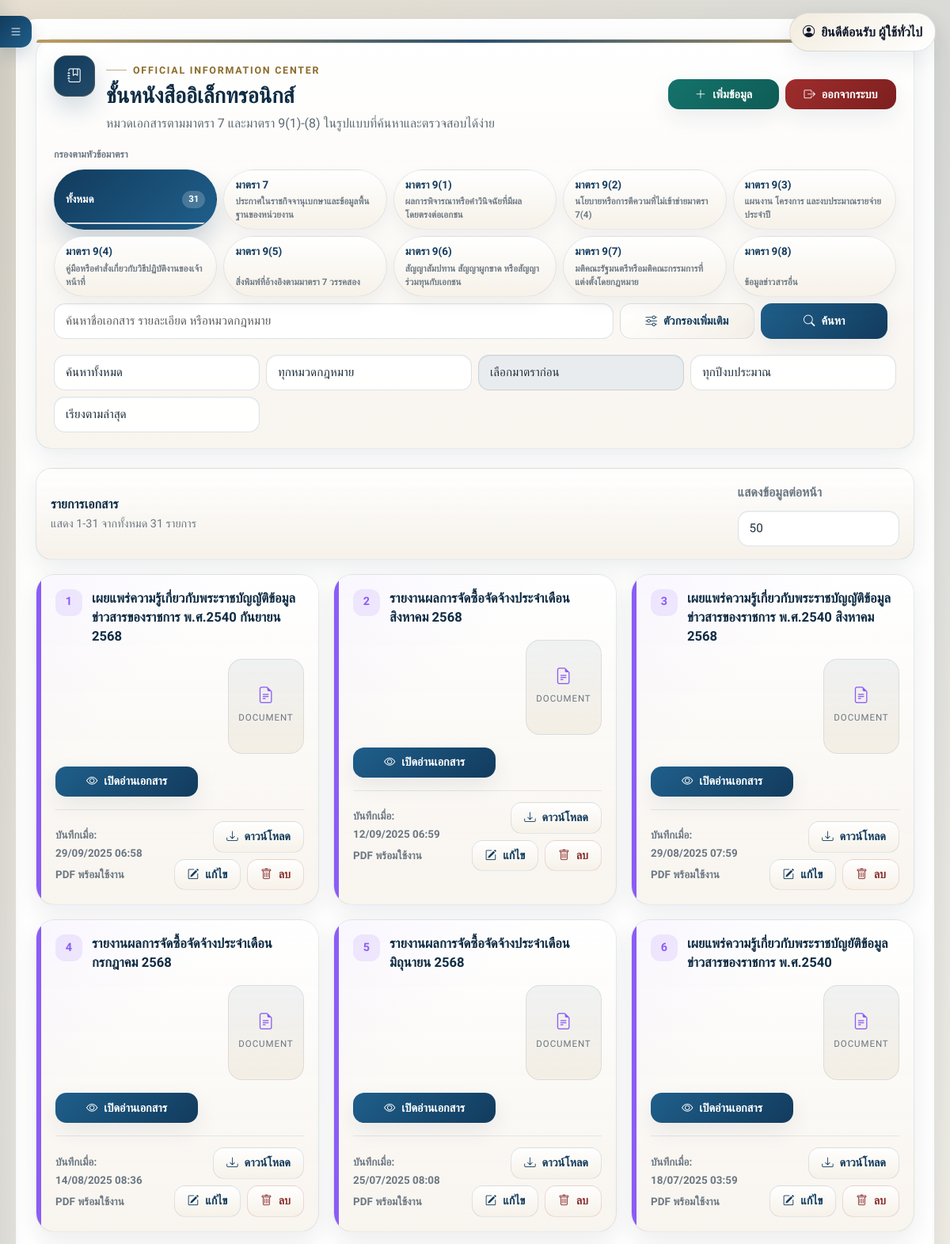
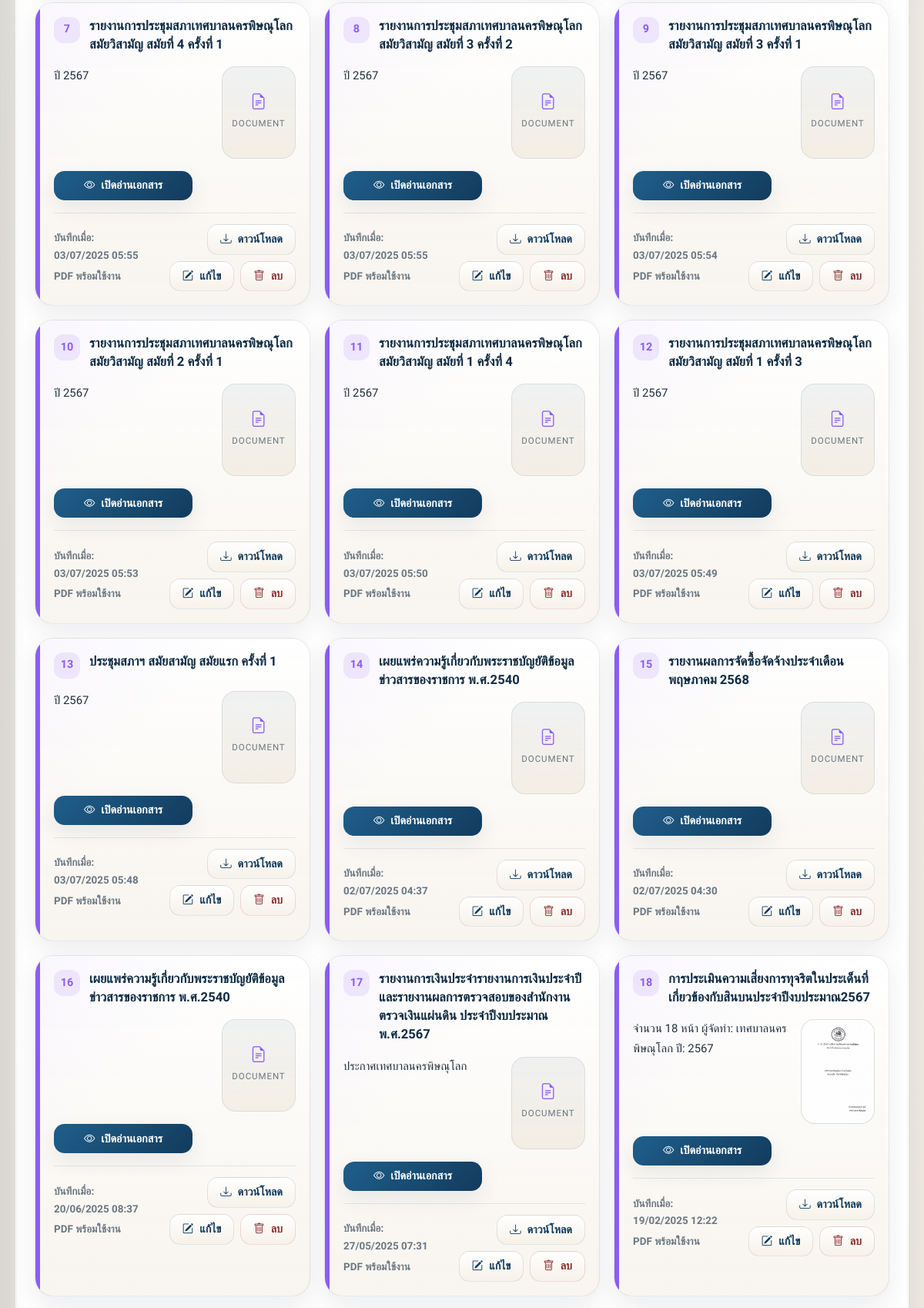
Screenshot of /e-Book.php (signed in, upper part) with the database file from the repository (2 pictures, top to bottom).
### tables this page shows
CREATE TABLE `document_categories` (
  `id` int(11) NOT NULL,
  `code` varchar(80) NOT NULL,
  `reference_label` varchar(60) NOT NULL,
  `title` varchar(255) NOT NULL,
  `description` text DEFAULT NULL,
  `sort_order` int(11) NOT NULL DEFAULT 0,
  `is_active` tinyint(1) NOT NULL DEFAULT 1,
  `created_at` timestamp NOT NULL DEFAULT current_timestamp(),
  `updated_at` timestamp NOT NULL DEFAULT current_timestamp() ON UPDATE current_timestamp()
);

CREATE TABLE `items` (
  `id` int(11) NOT NULL,
  `name` varchar(255) NOT NULL,
  `details` text DEFAULT NULL,
  `category_id` int(11) DEFAULT NULL,
  `subcategory_id` int(11) DEFAULT NULL,
  `fiscal_year` smallint(5) unsigned DEFAULT NULL,
  `document_date` date DEFAULT NULL,
  `image` varchar(255) DEFAULT NULL,
  `pdf_file` varchar(255) DEFAULT NULL,
  `created_at` timestamp NOT NULL DEFAULT current_timestamp(),
  `hidden` tinyint(1) DEFAULT 0,
  `items_backup` int(11) NOT NULL
);

### e-Book.php (the view, shortened to what the rows shown need)
<?php
include 'auth.php';
if (!function_exists('ebook_text_length')) {
    function ebook_text_length(string $text): int
    {
        return function_exists('mb_strlen') ? (int) mb_strlen($text, 'UTF-8') : strlen($text);
    }
}
if (!function_exists('ebook_format_date')) {
    function ebook_format_date(?string $value, bool $includeTime = false): string
    {
        $value = trim((string) $value);
        $timestamp = strtotime($value);
        return $includeTime ? date('d/m/Y H:i', $timestamp) : date('d/m/Y', $timestamp);
    }
}
if (!function_exists('ebook_highlight_html')) {
    function ebook_highlight_html(string $text, string $query, bool $preserveLineBreaks = false): string
    {
        $escapedText = htmlspecialchars($text, ENT_QUOTES, 'UTF-8');
        $query = trim($query);
        return $preserveLineBreaks ? nl2br($escapedText) : $escapedText;
    }
}
$defaultFilterState = [
    'search' => '',
    'search_field' => 'all',
    'category_id' => 0,
    'subcategory_id' => 0,
    'fiscal_year' => 0,
    'sort' => 'latest',
    'items_per_page' => 50,
];
$requestedFilterState = $defaultFilterState;
$itemsPerPage = (int) ($requestedFilterState['items_per_page'] ?? 50);
$page = isset($_GET['page']) ? max(1, (int) $_GET['page']) : 1;
$offset = ($page - 1) * $itemsPerPage;
$search = trim((string) ($requestedFilterState['search'] ?? ''));
$searchField = trim((string) ($requestedFilterState['search_field'] ?? 'all'));
$sort = trim((string) ($requestedFilterState['sort'] ?? 'latest'));
$categoryId = (int) ($requestedFilterState['category_id'] ?? 0);
$subcategoryId = (int) ($requestedFilterState['subcategory_id'] ?? 0);
$fiscalYear = isset($requestedFilterState['fiscal_year']) && preg_match('/^\d{4}$/', (string) $requestedFilterState['fiscal_year'])
    ? (int) $requestedFilterState['fiscal_year']
    : 0;
$categories = get_document_categories($conn);
$categoryMap = get_document_category_map($conn);
$subcategoryMap = get_document_subcategory_map($conn);
if (!isset($categoryMap[$categoryId])) {
    $categoryId = 0;
}
if (!isset($subcategoryMap[$subcategoryId])) {
    $subcategoryId = 0;
}
$selectedCategory = $categoryId > 0 && isset($categoryMap[$categoryId]) ? $categoryMap[$categoryId] : null;
$sharedWhere = ['items.hidden = 0'];
$sharedTypes = '';
$sharedParams = [];
$activeWhere = $sharedWhere;
$activeTypes = $sharedTypes;
$activeParams = $sharedParams;
$fromClause = ' FROM items LEFT JOIN document_categories dc ON dc.id = items.category_id LEFT JOIN document_subcategories ds ON ds.id = items.subcategory_id ';
$whereClause = ' WHERE ' . implode(' AND ', $activeWhere);
$sortOrderMap = [
    'latest' => ' ORDER BY COALESCE(dc.sort_order, 999), COALESCE(items.document_date, DATE(items.created_at)) DESC, items.created_at DESC ',
    'year' => ' ORDER BY COALESCE(items.fiscal_year, 0) DESC, COALESCE(items.document_date, DATE(items.created_at)) DESC, items.created_at DESC ',
    'name' => ' ORDER BY items.name ASC, COALESCE(items.document_date, DATE(items.created_at)) DESC, items.created_at DESC ',
];
$orderClause = $sortOrderMap[$sort];
$sql = 'SELECT items.*, dc.code AS category_code, dc.reference_label AS category_reference, dc.title AS category_title, dc.description AS category_description, ds.label AS subcategory_label, ds.description AS subcategory_description'
    . $fromClause
    . $whereClause
    . $orderClause
    . ' LIMIT ? OFFSET ?';
$resultStmt = $conn->prepare($sql);
$resultParams = array_merge($activeParams, [$itemsPerPage, $offset]);
bind_dynamic_params($resultStmt, $activeTypes . 'ii', $resultParams);
$resultStmt->execute();
$result = $resultStmt->get_result();
$items = $result instanceof mysqli_result ? $result->fetch_all(MYSQLI_ASSOC) : [];
$buildEbookUrl = static function (array $overrides = []) use ($search, $searchField, $categoryId, $subcategoryId, $fiscalYear, $sort, $itemsPerPage, $subcategoryMap): string {
    $params = [
        'search' => $search,
        'search_field' => $searchField,
        'category_id' => $categoryId > 0 ? $categoryId : null,
        'subcategory_id' => $subcategoryId > 0 ? $subcategoryId : null,
        'fiscal_year' => $fiscalYear > 0 ? $fiscalYear : null,
        'sort' => $sort,
        'items_per_page' => $itemsPerPage,
    ];
    foreach ($overrides as $key => $value) {
        $params[$key] = $value;
    }
    $normalizedCategoryId = isset($params['category_id']) ? (int) $params['category_id'] : 0;
    $normalizedSubcategoryId = isset($params['subcategory_id']) ? (int) $params['subcategory_id'] : 0;
    if ($normalizedCategoryId <= 0) {
        $params['subcategory_id'] = null;
    } elseif (
        $normalizedSubcategoryId > 0
        && (!isset($subcategoryMap[$normalizedSubcategoryId]) || (int) ($subcategoryMap[$normalizedSubcategoryId]['category_id'] ?? 0) !== $normalizedCategoryId)
    ) {
        $params['subcategory_id'] = null;
    }
    foreach ($params as $key => $value) {
        if ($value === null || $value === '' || ($key === 'search_field' && $value === 'all') || ($key === 'sort' && $value === 'latest')) {
            unset($params[$key]);
        }
    }
    $query = http_build_query($params);
    return 'e-Book.php' . ($query !== '' ? '?' . $query : '');
};
$cardAccentMap = [
    'article-7' => ['solid' => '#123b5d', 'soft' => 'rgba(18, 59, 93, 0.12)'],
    'article-9-1' => ['solid' => '#1f5f8b', 'soft' => 'rgba(31, 95, 139, 0.12)'],
    'article-9-2' => ['solid' => '#0f766e', 'soft' => 'rgba(15, 118, 110, 0.12)'],
    'article-9-3' => ['solid' => '#3f5f78', 'soft' => 'rgba(63, 95, 120, 0.12)'],
    'article-9-4' => ['solid' => '#8b6a35', 'soft' => 'rgba(139, 106, 53, 0.12)'],
    'article-9-5' => ['solid' => '#53746d', 'soft' => 'rgba(83, 116, 109, 0.12)'],
    'article-9-6' => ['solid' => '#4d6485', 'soft' => 'rgba(77, 100, 133, 0.12)'],
    'article-9-7' => ['solid' => '#736250', 'soft' => 'rgba(115, 98, 80, 0.12)'],
    'article-9-8' => ['solid' => '#31576f', 'soft' => 'rgba(49, 87, 111, 0.12)'],
];
?>
<!DOCTYPE html>
<html lang="th">
<head>
    <link href="https://cdn.jsdelivr.net/npm/bootstrap@5.3.2/dist/css/bootstrap.min.css" rel="stylesheet">
    <link href="https://cdn.jsdelivr.net/npm/bootstrap-icons/font/bootstrap-icons.css" rel="stylesheet">
</head>
<body>
    <div class="container-fluid">
        <div class="form-card mb-4">
            <form class="d-flex flex-column gap-2 w-100" method="GET" action="e-Book.php" id="ebookFiltersForm">
                <div class="article-filter-bar">
                    <a href="<?= htmlspecialchars($buildEbookUrl(['category_id' => null, 'page' => null])) ?>" class="article-filter-link <?= $selectedCategory === null ? 'active' : '' ?>">ทั้งหมด</a>
                    <?php foreach ($categories as $category): ?>
                        <?php
                            $isActiveArticle = (int) $categoryId === (int) $category['id'];
                        ?>
                        <a href="<?= htmlspecialchars($buildEbookUrl(['category_id' => (int) $category['id'], 'page' => null])) ?>" class="article-filter-link <?= $isActiveArticle ? 'active' : '' ?>" title="<?= htmlspecialchars(document_category_label($category)) ?>"><?= htmlspecialchars($articleHeading) ?></a>
                    <?php endforeach; ?>
                </div>
            </form>
        </div>
        <div class="results-shell">
            <?php if ($items !== []): ?>
            <div class="document-grid">
                <?php foreach ($items as $index => $item): ?>
                <?php
                    $detailsText = trim((string) ($item['details'] ?? ''));
                    $normalizedDetailText = preg_replace('/\s+/u', ' ', $detailsText) ?? $detailsText;
                    $shouldCollapseDescription = ebook_text_length($normalizedDetailText) > 180;
                    $documentTitleHtml = ebook_highlight_html((string) ($item['name'] ?? ''), $search);
                    $descriptionHtml = ebook_highlight_html($detailsText, $search, true);
                    $documentDateDisplay = !empty($item['document_date']) ? ebook_format_date((string) $item['document_date']) : '-';
                    $createdAtDisplay = !empty($item['created_at']) ? ebook_format_date((string) $item['created_at'], true) : '-';
                    $accent = $cardAccentMap[$item['category_code'] ?? ''] ?? ['solid' => '#8b5cf6', 'soft' => 'rgba(139, 92, 246, 0.12)'];
                    $cardStyle = '--card-accent:' . $accent['solid'] . '; --card-accent-soft:' . $accent['soft'] . ';';
                    $documentMetaText = !empty($item['document_date'])
                        ? 'วันที่เอกสาร: ' . $documentDateDisplay
                        : 'บันทึกเมื่อ: ' . $createdAtDisplay;
                ?>
                <article class="document-card" style="<?= htmlspecialchars($cardStyle) ?>">
                    <div class="document-card-top">
                        <div class="document-card-index"><?= $offset + $index + 1 ?></div>
                        <div class="document-card-header">
                            <div class="document-card-title-row">
                                <h2 class="document-card-title"><?= $documentTitleHtml ?></h2>
                            </div>
                        </div>
                    </div>
                    <div class="document-card-body">
                        <div class="document-card-details">
                            <p id="document-description-<?= (int) $item['id'] ?>" class="document-card-description <?= $shouldCollapseDescription ? 'is-collapsed' : '' ?>" title="<?= htmlspecialchars($detailsText) ?>"><?= $descriptionHtml ?></p>
                        </div>
                        <div class="document-card-media">
                            <?php if ($item['image']): ?>
                                <img src="uploads/<?= htmlspecialchars($item['image']) ?>" alt="ภาพตัวอย่างเอกสาร <?= htmlspecialchars($item['name']) ?>" class="image-thumbnail" tabindex="0" role="button" data-full-image="uploads/<?= htmlspecialchars($item['image']) ?>" onclick="openModal('uploads/<?= htmlspecialchars($item['image']) ?>')">
                            <?php else: ?>
                                <div class="document-card-media-placeholder">
                                    <i class="bi bi-file-earmark-text"></i>
                                    <span>Document</span>
                                </div>
                            <?php endif; ?>
                        </div>
                    </div>
                    <div class="document-card-actions-primary">
                        <?php if ($item['pdf_file']): ?>
                            <a href="uploads/<?= htmlspecialchars($item['pdf_file']) ?>" target="_blank" class="btn btn-primary btn-action-main"><i class="bi bi-eye"></i> เปิดอ่านเอกสาร</a>
                        <?php else: ?>
                            <span class="document-card-status"><i class="bi bi-info-circle"></i> ยังไม่มีไฟล์ PDF สำหรับรายการนี้</span>
                        <?php endif; ?>
                    </div>
                    <div class="document-card-footer">
                        <div class="document-card-footer-meta-group">
                            <div class="document-card-footer-meta"><?= $documentMetaText ?></div>
                            <div class="document-card-footer-meta">
                                <?= !empty($item['pdf_file']) ? 'PDF พร้อมใช้งาน' : 'ยังไม่มีไฟล์ PDF' ?>
                            </div>
                        </div>
                        <div class="document-card-actions-secondary">
                            <?php if ($item['pdf_file']): ?>
                                <a href="uploads/<?= htmlspecialchars($item['pdf_file']) ?>" download class="btn btn-soft"><i class="bi bi-download"></i> ดาวน์โหลด</a>
                            <?php endif; ?>
                            <?php if (!isGuest()): ?>
                                <a href="edit.php?id=<?= $item['id'] ?>" class="btn btn-soft"><i class="bi bi-pencil-square"></i> แก้ไข</a>
                                <a href="delete.php?id=<?= $item['id'] ?>" class="btn btn-soft btn-soft-danger" onclick="return confirm('คุณต้องการลบข้อมูลนี้หรือไม่?')"><i class="bi bi-trash"></i> ลบ</a>
                            <?php endif; ?>
                        </div>
                    </div>
                </article>
                <?php endforeach; ?>
            </div>
            <?php endif; ?>
    </div>
</body>
</html>

### rows the page displays
items: index "1", name "เผยแพร่ความรู้เกี่ยวกับพระราชบัญญัติข้อมูลข่าวสารของราชการ พ.ศ.2540 กันยายน 2568", image "DOCUMENT", documentMetaText "บันทึกเมื่อ: 29/09/2025 06:58", shows "PDF พร้อมใช้งาน"
items: index "2", name "รายงานผลการจัดซื้อจัดจ้างประจำเดือน สิงหาคม 2568", image "DOCUMENT", documentMetaText "บันทึกเมื่อ: 12/09/2025 06:59", shows "PDF พร้อมใช้งาน"
items: index "3", name "เผยแพร่ความรู้เกี่ยวกับพระราชบัญญัติข้อมูลข่าวสารของราชการ พ.ศ.2540 สิงหาคม 2568", image "DOCUMENT", documentMetaText "บันทึกเมื่อ: 29/08/2025 07:59", shows "PDF พร้อมใช้งาน"
items: index "4", name "รายงานผลการจัดซื้อจัดจ้างประจำเดือน กรกฎาคม 2568", image "DOCUMENT", documentMetaText "บันทึกเมื่อ: 14/08/2025 08:36", shows "PDF พร้อมใช้งาน"
items: index "5", name "รายงานผลการจัดซื้อจัดจ้างประจำเดือนมิถุนายน 2568", image "DOCUMENT", documentMetaText "บันทึกเมื่อ: 25/07/2025 08:08", shows "PDF พร้อมใช้งาน"
items: index "6", name "เผยแพร่ความรู้เกี่ยวกับพระราชบัญยัติข้อมูลข่าวสารของราชการ พ.ศ.2540", image "DOCUMENT", documentMetaText "บันทึกเมื่อ: 18/07/2025 03:59", shows "PDF พร้อมใช้งาน"
items: index "7", name "รายงานการประชุมสภาเทศบาลนครพิษณุโลก สมัยวิสามัญ สมัยที่ 4 ครั้งที่ 1", details "ปี 2567", image "DOCUMENT", documentMetaText "บันทึกเมื่อ: 03/07/2025 05:55", shows "PDF พร้อมใช้งาน"
items: index "8", name "รายงานการประชุมสภาเทศบาลนครพิษณุโลก สมัยวิสามัญ สมัยที่ 3 ครั้งที่ 2", details "ปี 2567", image "DOCUMENT", documentMetaText "บันทึกเมื่อ: 03/07/2025 05:55", shows "PDF พร้อมใช้งาน"
items: index "9", name "รายงานการประชุมสภาเทศบาลนครพิษณุโลก สมัยวิสามัญ สมัยที่ 3 ครั้งที่ 1", details "ปี 2567", image "DOCUMENT", documentMetaText "บันทึกเมื่อ: 03/07/2025 05:54", shows "PDF พร้อมใช้งาน"
items: index "10", name "รายงานการประชุมสภาเทศบาลนครพิษณุโลก สมัยวิสามัญ สมัยที่ 2 ครั้งที่ 1", details "ปี 2567", image "DOCUMENT", documentMetaText "บันทึกเมื่อ: 03/07/2025 05:53", shows "PDF พร้อมใช้งาน"
items: index "11", name "รายงานการประชุมสภาเทศบาลนครพิษณุโลก สมัยวิสามัญ สมัยที่ 1 ครั้งที่ 4", details "ปี 2567", image "DOCUMENT", documentMetaText "บันทึกเมื่อ: 03/07/2025 05:50", shows "PDF พร้อมใช้งาน"
items: index "12", name "รายงานการประชุมสภาเทศบาลนครพิษณุโลก สมัยวิสามัญ สมัยที่ 1 ครั้งที่ 3", details "ปี 2567", image "DOCUMENT", documentMetaText "บันทึกเมื่อ: 03/07/2025 05:49", shows "PDF พร้อมใช้งาน"
items: index "13", name "ประชุมสภาฯ สมัยสามัญ สมัยแรก ครั้งที่ 1", details "ปี 2567", image "DOCUMENT", documentMetaText "บันทึกเมื่อ: 03/07/2025 05:48", shows "PDF พร้อมใช้งาน"
items: index "14", name "เผยแพร่ความรู้เกี่ยวกับพระราชบัญยัติข้อมูลข่าวสารของราชการ พ.ศ.2540", image "DOCUMENT", documentMetaText "บันทึกเมื่อ: 02/07/2025 04:37", shows "PDF พร้อมใช้งาน"
items: index "15", name "รายงานผลการจัดซื้อจัดจ้างประจำเดือน พฤษภาคม 2568", image "DOCUMENT", documentMetaText "บันทึกเมื่อ: 02/07/2025 04:30", shows "PDF พร้อมใช้งาน"
items: index "16", name "เผยแพร่ความรู้เกี่ยวกับพระราชบัญยัติข้อมูลข่าวสารของราชการ พ.ศ.2540", image "DOCUMENT", documentMetaText "บันทึกเมื่อ: 20/06/2025 08:37", shows "PDF พร้อมใช้งาน"
items: index "17", name "รายงานการเงินประจำรายงานการเงินประจำปีและรายงานผลการตรวจสอบของสำนักงานตรวจเงินแผ่นดิน ประจำปีงบประมาณ พ.ศ.2567", details "ประกาศเทศบาลนครพิษณุโลก", image "DOCUMENT", documentMetaText "บันทึกเมื่อ: 27/05/2025 07:31", shows "PDF พร้อมใช้งาน"
items: index "18", name "การประเมินความเสี่ยงการทุจริตในประเด็นที่เกี่ยวข้องกับสินบนประจําปีงบประมาณ2567", details "จำนวน 18 หน้า ผู้จัดทำ: เทศบาลนครพิษณุโลก ปี: 2567", image (picture), documentMetaText "บันทึกเมื่อ: 19/02/2025 12:22", shows "PDF พร้อมใช้งาน"

### other values shown
$visibleFrom "1"
$visibleTo "31"
$totalItems "31"
